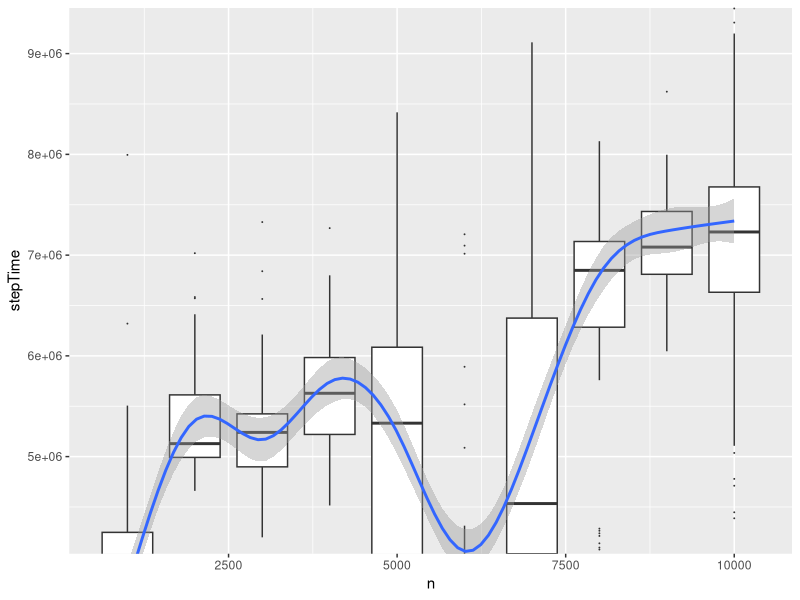

The R source for this figure:

library(ggplot2)
library('microbenchmark')
set.seed(2325235)

synthFrame <- function(nrows) {
   d <- data.frame(xN=rnorm(nrows),
      xC=sample(c('a','b'),size=nrows,replace=TRUE))
   d$y <- (d$xN + ifelse(d$xC=='a',0.2,-0.2) + rnorm(nrows))
   d
}


# see if step() is working off (X^T X, X^T y) or re-scanning data
# answer: it has a run time proportional to the data size, not just
# a function of (X^T X, X^T y).
dTrainB <- synthFrame(100)
timeStep <- function(n) {
  dTraini <- c()
  for(i in 1:(n/dim(dTrainB)[[1]])) {
     dTraini <- rbind(dTraini,dTrainB)
  }
  modeli <- lm(y~xN+xC,data=dTraini)
  stepResF <- step(modeli,trace=0) # run once to make sure data caches are hot
  microbenchmark(step(modeli,trace=0))$time
}
plotFrameStep <- c()
for(n in seq(1000,10000,1000)) {
   ti <- data.frame(n=n,stepTime=timeStep(n))
   plotFrameStep <- rbind(plotFrameStep,ti)
}
uB <- max(aggregate(stepTime~n,data=plotFrameStep,
   FUN=function(x) { quantile(x,0.9) })$stepTime)
lB <- min(aggregate(stepTime~n,data=plotFrameStep,
   FUN=function(x) { quantile(x,0.9) })$stepTime)
ggplot(data=plotFrameStep,aes(x=n,y=stepTime)) + 
   geom_boxplot(aes(group=n),outlier.size=0) + 
   coord_cartesian(ylim=c(lB,uB)) +
   geom_smooth()

